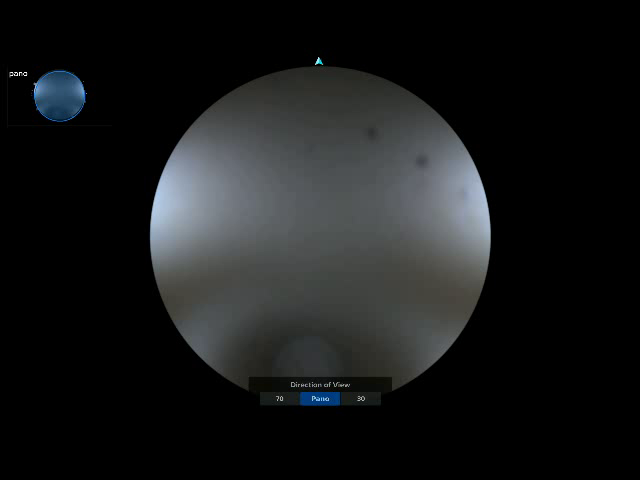
#> input picture frame 48 of Consolidated/source/savedVideo7.mp4, 640 x 480 px, given in place of green flash and lag 3.mp4, which was not available
$ python lagff15.py
#> lines starting #> are read from the running program, lines starting #| are printed output that depends on the picture; pictures that were not available may be replaced by others from this repository, and a replacement may not be noted
import cv2
import numpy as np
import matplotlib.pyplot as plt
import time

start_time = time.time()

def detect_frozen_frame(frame1, frame2, threshold=1):
    """Detects if two frames are similar enough to be considered frozen."""
    diff = cv2.absdiff(frame1, frame2)
    gray_diff = cv2.cvtColor(diff, cv2.COLOR_BGR2GRAY)
    diff_pixels = np.count_nonzero(gray_diff > threshold)
    return diff_pixels < frame1.shape[0] * frame1.shape[1] * 0.001 # returns yes if the number of diff pixels is less than the number of frame pixels * x where x = 0.01 or 1%

# Function to identify frozen frame intervals and convert to seconds
def detect_frozen_intervals(window_sums, window_threshold, window_size, fps):
    intervals = []
    in_interval = False
    start = None

    for i, sum_value in enumerate(window_sums):
        if sum_value >= window_threshold:
            if not in_interval:
                start = i
                in_interval = True
        else:
            if in_interval:
                end = i + window_size - 1
                intervals.append((round((start / fps), 4), round((end / fps), 4)))
                in_interval = False

    # Check if the last interval goes till the end
    if in_interval:
        end = len(window_sums) + window_size - 1
        intervals.append((round((start / fps), 4), round((end / fps), 4)))

    return intervals

def main():

    cap = cv2.VideoCapture('C:/Users/16262/Desktop/arthrex/green flash and lag 3.mp4')
    currentFrame = 1
    fps = cap.get(cv2.CAP_PROP_FPS)
    time_interval = 1/fps  # Time interval in seconds

    ret, prev_frame = cap.read()
#> prev_frame is the input picture: shape (480, 640, 3); mean B, G, R 25.5, 25, 23.6
    frozen_frame_flags = []

    start_time = time.time()
    #resized_frame = cv2.resize(current_frame, (960, 540))

    while ret:
        currentFrame = cap.get(cv2.CAP_PROP_POS_FRAMES)

        ret, current_frame = cap.read()
        if not ret:
            break
        resized_frame = cv2.resize(current_frame, (960, 540))
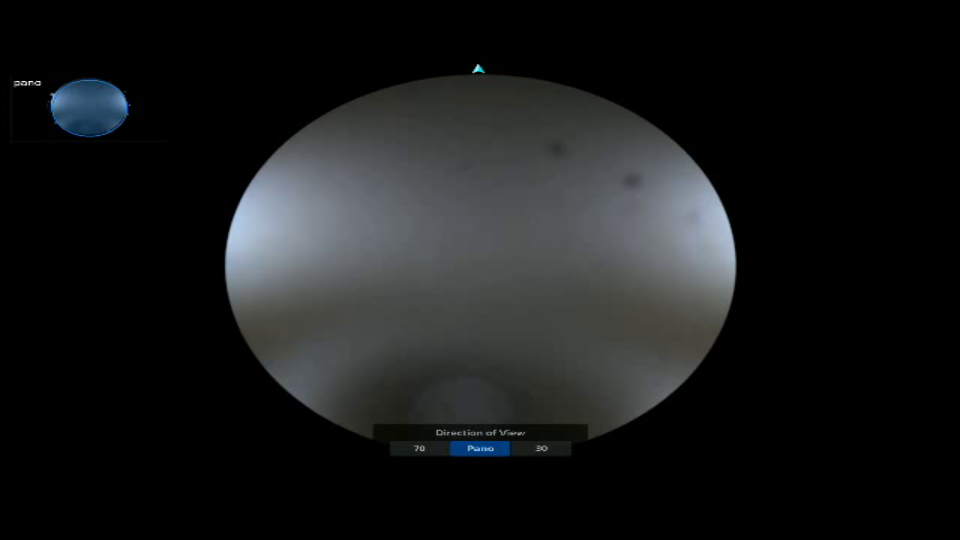
#> resized_frame: shape (540, 960, 3); mean B, G, R 25.4, 24.9, 23.5

        current_time = time.time()

        if current_time - start_time >= time_interval:
            start_time = current_time
            if detect_frozen_frame(prev_frame, current_frame):
#> in detect_frozen_frame, `gray_diff = cv2.cvtColor(diff, cv2.COLOR_BGR2GRAY)`:
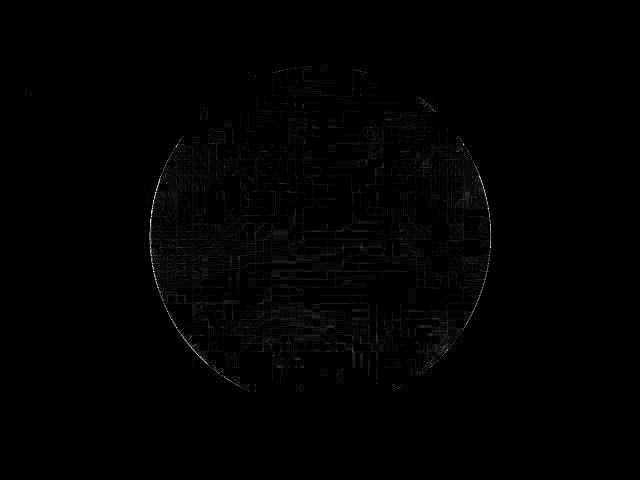
#> gray_diff: shape (480, 640); min 0, max 29, mean 0.2; drawn with min black and max white
#> in detect_frozen_frame, `diff_pixels = np.count_nonzero(gray_diff > threshold)`: diff_pixels = 12786
                frozen_frame_flags.append(1)  # Append 1 when frozen frame is detected
                print("Frozen frame detected! ", round((currentFrame/fps), 4), 'seconds')
            else:
                frozen_frame_flags.append(0)  # Append 0 when frozen frame is detected
            prev_frame = current_frame

        cv2.imshow('Frame', resized_frame)
        #cv2.imshow('Frame', current_frame)
        if cv2.waitKey(1) == ord('q'): # press q in the cv2 window to break all processes
#> (key q is pressed here)
            break

    cap.release()
    cv2.destroyAllWindows

    """
    # Plot the count of frozen frames over time
    plt.plot(frozen_frame_flags)
    plt.plot(frozen_frame_flags, 'o')
    """

    # Parameters
    window_size = 5

    # Sliding window sum
    window_sums = [sum(frozen_frame_flags[i:i+window_size]) for i in range(len(frozen_frame_flags) - window_size + 1)]
#> window_sums = []

    # Plotting with window sum
    plt.figure(figsize=(10, 5))
    plt.plot(window_sums, label='Window Sums')
    #plt.axhline(y=np.mean(window_sums), color='r', linestyle='--', label='Mean')
    plt.xlabel('Frame Index')
    plt.ylabel('Sums')
    plt.title(f'Concentration of Frozen Frame Detections with Window Size = {window_size}')
    plt.legend()
    plt.show()
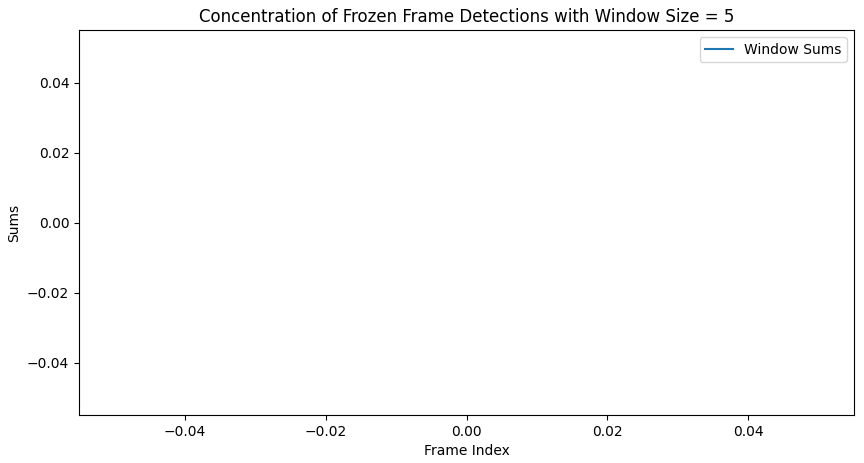
#> figure drawn by matplotlib, 1 panel

    window_threshold = window_size * 0.5  # Define a threshold for detection

    # Detect intervals
    frozen_intervals = detect_frozen_intervals(window_sums, window_threshold, window_size, fps)
#> after the loop in detect_frozen_intervals, `for i, sum_value in enumerate(window_sums):`: in_interval = False; intervals = []
#> frozen_intervals = []

    # Print intervals in seconds
    for start, end in frozen_intervals:
        #print(f"Frozen frame from {start:.2f} seconds (frame {round(start*fps)}) to {end:.2f} seconds (frame {round(end*fps)})")
        print(f"Frozen frame from {start:.2f} seconds to {end:.2f} seconds")
#> this loop made 0 passes

if __name__ == "__main__":
    main()
    print(time.time() - start_time) # total amount of time script takes

$ run again, starting later in the video
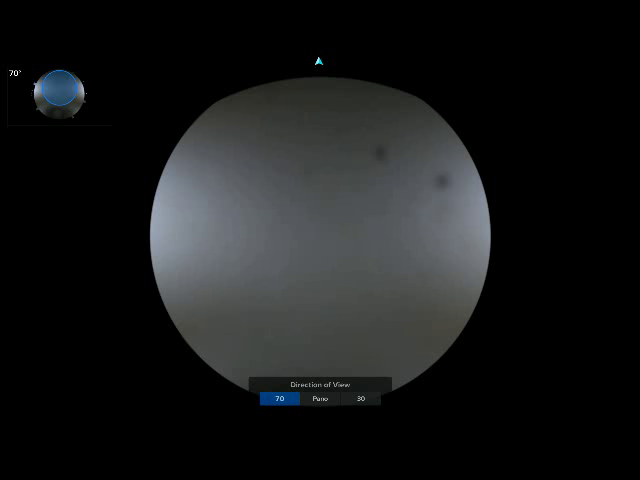
#> input picture frame 219 of Consolidated/source/savedVideo7.mp4, 640 x 480 px, given in place of green flash and lag 3.mp4, which was not available
#> in main, prev_frame is the input picture: shape (480, 640, 3); mean B, G, R 25, 24.5, 23.3
#> in main, `resized_frame = cv2.resize(current_frame, (960, 540))`:
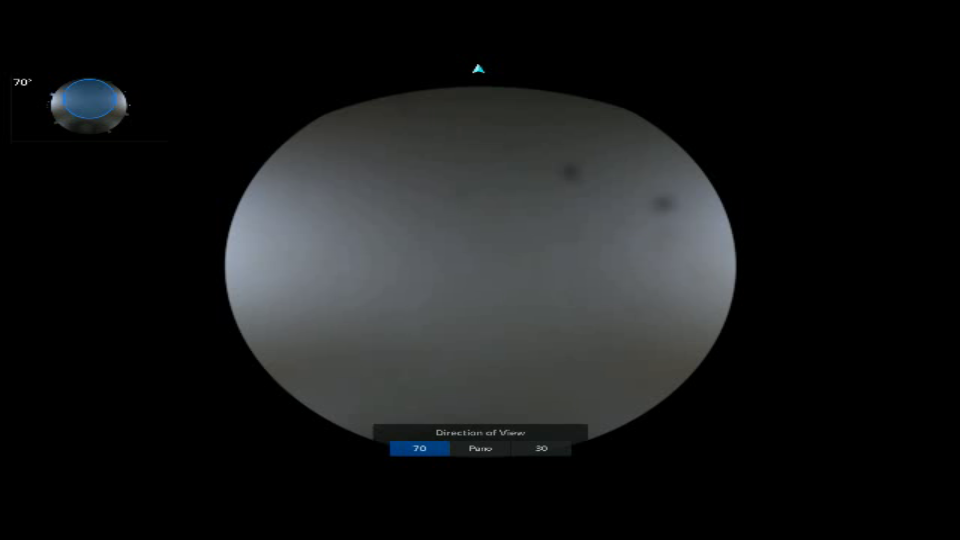
#> resized_frame: shape (540, 960, 3); mean B, G, R 24.9, 24.5, 23.3
#> in detect_frozen_frame, `gray_diff = cv2.cvtColor(diff, cv2.COLOR_BGR2GRAY)`:
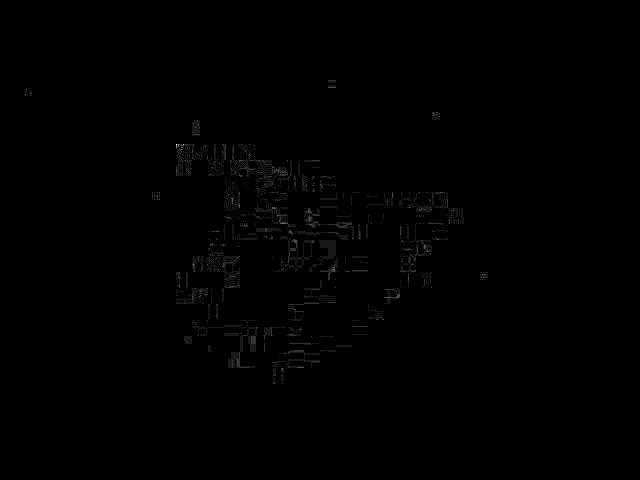
#> gray_diff: shape (480, 640); min 0, max 10, mean 0.0324; drawn with min black and max white
#> diff_pixels = 1666
#> window_sums = []
#> after the loop in detect_frozen_intervals, `for i, sum_value in enumerate(window_sums):`: in_interval = False; intervals = []
